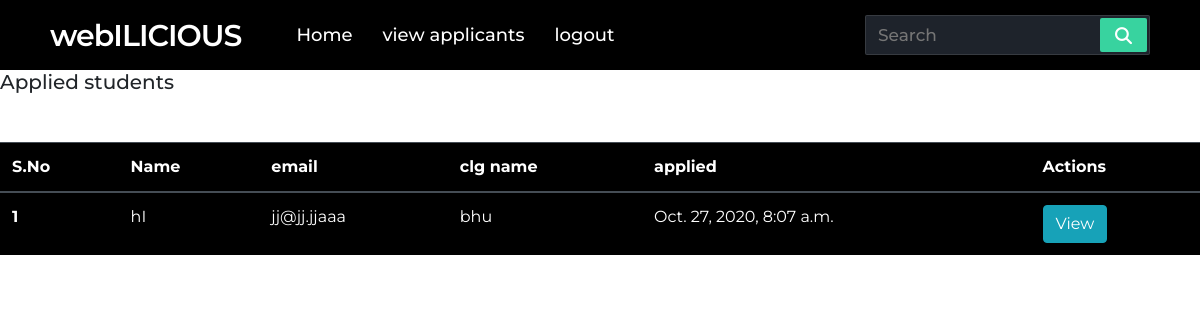
The page /controller/viewapplicants on the database its author committed.
### controller/models.py (models this page shows, shortened)
class Applicants(models.Model):
    applicant = models.OneToOneField(User,on_delete=models.CASCADE)
    app_email=models.CharField(max_length=255)
    app_clg=models.CharField(max_length=255)
    dateregisteres= models.DateTimeField(auto_now_add=True)

### controller/views.py (the view)
# urls.py: path('viewapplicants',views.viewapplicants,name="viewapplicants"),
def viewapplicants(request):
    item = Applicants.objects.all()
    context ={'item' : item}
    return render(request,'controller/viewapp.html',context)

### controller/templates/controller/viewapp.html (shortened to what this page needs)
{% extends 'controller/base.html' %}
{% load static %}
{% block body %}
<h5>Applied students </h5>
{% if item %}
<div class="  mt-5 table-responsive">
  <table class="table table-hover table-dark  " style="background-color:black" >
    <thead>
      <tr>
        <th scope="col">S.No</th>
        <th scope="col">Name</th>
        <th scope="col">email</th>
        <th scope="col">clg name</th>
        <th scope="col">applied</th>
        <th scope="col">Actions</th>
      </tr>
    </thead>
    <tbody>
      {%  for ite in item %}
      <tr>
        <th scope="row">{{ forloop.counter }}</th>
        <td>{{ ite.applicant }}</td>
        <td>{{ ite.app_email }}</td>
        <td>{{ ite.app_clg }}</td>
        <td>{{ ite.dateregisteres }}</td>
        <td>
        <a href="{%url 'completedetails' ite.id %}" class="btn btn-info text-white">View</a>
        </td>
      </tr>
      {% endfor %}
      {% else %}
      <h6 style="margin-top: 100px;color: #c9302c"> No applications present!!! </h6>
      {% endif %}
{% endblock body %}

### static/css/base.css (style rules this page uses)
* { margin: 0; padding: 0; outline: none; box-sizing: border-box; font-family: 'Montserrat', sans-serif; }

### rows shown on the page
Applicants: applicant "hI", app_email "jj@jj.jjaaa", app_clg "bhu", dateregisteres "Oct. 27, 2020, 8:07 a.m."
